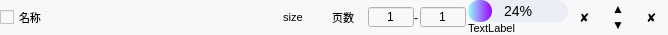
<?xml version="1.0" encoding="UTF-8"?>
<ui version="4.0">
 <class>file_item_widget</class>
 <widget class="QWidget" name="file_item_widget">
  <property name="geometry">
   <rect>
    <x>0</x>
    <y>0</y>
    <width>668</width>
    <height>34</height>
   </rect>
  </property>
  <property name="acceptDrops">
   <bool>true</bool>
  </property>
  <property name="windowTitle">
   <string>Form</string>
  </property>
  <property name="styleSheet">
   <string notr="true">QWidget{
	background: rgb(248,248,251);
}

QPushButton{
    border-radius: 5px;
    border:none;
	padding:0px;
}
QPushButton:hover { 
    color: rgb(148,133,247)
}
QCommandLinkButton{
    background-color: rgb(250,252,253);
    border-radius: 5px;
    padding: 8px;
    border:none;
}
QProgressBar{
    font-family: 'Arial Unicode MS';
    height:22px;
    text-align:center;
    font-size:14px;
    color:black;
    border-radius:11px;
    background:#EBEEF5;
}
QProgressBar::chunk{
    border-radius:11px;
    background:qlineargradient(spread:pad,x1:0,y1:0,x2:1,y2:0,stop:0 #99ffff,stop:1 #9900ff);
}</string>
  </property>
  <layout class="QHBoxLayout" name="horizontalLayout_3">
   <property name="spacing">
    <number>0</number>
   </property>
   <property name="leftMargin">
    <number>0</number>
   </property>
   <property name="topMargin">
    <number>0</number>
   </property>
   <property name="rightMargin">
    <number>0</number>
   </property>
   <property name="bottomMargin">
    <number>0</number>
   </property>
   <item>
    <widget class="QCheckBox" name="checkBox_name">
     <property name="sizePolicy">
      <sizepolicy hsizetype="Expanding" vsizetype="Fixed">
       <horstretch>0</horstretch>
       <verstretch>0</verstretch>
      </sizepolicy>
     </property>
     <property name="font">
      <font>
       <pointsize>8</pointsize>
      </font>
     </property>
     <property name="cursor">
      <cursorShape>PointingHandCursor</cursorShape>
     </property>
     <property name="text">
      <string>名称</string>
     </property>
    </widget>
   </item>
   <item>
    <widget class="QLabel" name="label_size">
     <property name="minimumSize">
      <size>
       <width>50</width>
       <height>0</height>
      </size>
     </property>
     <property name="maximumSize">
      <size>
       <width>50</width>
       <height>16777215</height>
      </size>
     </property>
     <property name="font">
      <font>
       <pointsize>8</pointsize>
      </font>
     </property>
     <property name="text">
      <string>size</string>
     </property>
     <property name="alignment">
      <set>Qt::AlignCenter</set>
     </property>
    </widget>
   </item>
   <item>
    <widget class="QLabel" name="label_page_num">
     <property name="minimumSize">
      <size>
       <width>50</width>
       <height>0</height>
      </size>
     </property>
     <property name="maximumSize">
      <size>
       <width>50</width>
       <height>16777215</height>
      </size>
     </property>
     <property name="font">
      <font>
       <pointsize>8</pointsize>
      </font>
     </property>
     <property name="text">
      <string>页数</string>
     </property>
     <property name="alignment">
      <set>Qt::AlignCenter</set>
     </property>
    </widget>
   </item>
   <item>
    <widget class="QWidget" name="widget_3" native="true">
     <property name="minimumSize">
      <size>
       <width>100</width>
       <height>0</height>
      </size>
     </property>
     <property name="maximumSize">
      <size>
       <width>100</width>
       <height>16777215</height>
      </size>
     </property>
     <layout class="QHBoxLayout" name="horizontalLayout_2">
      <property name="spacing">
       <number>0</number>
      </property>
      <property name="leftMargin">
       <number>0</number>
      </property>
      <property name="topMargin">
       <number>0</number>
      </property>
      <property name="rightMargin">
       <number>0</number>
      </property>
      <property name="bottomMargin">
       <number>0</number>
      </property>
      <item>
       <widget class="QSpinBox" name="spinBox_start">
        <property name="sizePolicy">
         <sizepolicy hsizetype="Fixed" vsizetype="Fixed">
          <horstretch>0</horstretch>
          <verstretch>0</verstretch>
         </sizepolicy>
        </property>
        <property name="minimumSize">
         <size>
          <width>46</width>
          <height>0</height>
         </size>
        </property>
        <property name="maximumSize">
         <size>
          <width>46</width>
          <height>16777215</height>
         </size>
        </property>
        <property name="alignment">
         <set>Qt::AlignCenter</set>
        </property>
        <property name="buttonSymbols">
         <enum>QAbstractSpinBox::NoButtons</enum>
        </property>
        <property name="minimum">
         <number>1</number>
        </property>
       </widget>
      </item>
      <item>
       <widget class="QLabel" name="label_2">
        <property name="sizePolicy">
         <sizepolicy hsizetype="Minimum" vsizetype="Preferred">
          <horstretch>0</horstretch>
          <verstretch>0</verstretch>
         </sizepolicy>
        </property>
        <property name="minimumSize">
         <size>
          <width>6</width>
          <height>0</height>
         </size>
        </property>
        <property name="maximumSize">
         <size>
          <width>6</width>
          <height>16777215</height>
         </size>
        </property>
        <property name="text">
         <string>-</string>
        </property>
       </widget>
      </item>
      <item>
       <widget class="QSpinBox" name="spinBox_end">
        <property name="sizePolicy">
         <sizepolicy hsizetype="Fixed" vsizetype="Fixed">
          <horstretch>0</horstretch>
          <verstretch>0</verstretch>
         </sizepolicy>
        </property>
        <property name="minimumSize">
         <size>
          <width>46</width>
          <height>0</height>
         </size>
        </property>
        <property name="maximumSize">
         <size>
          <width>46</width>
          <height>16777215</height>
         </size>
        </property>
        <property name="alignment">
         <set>Qt::AlignCenter</set>
        </property>
        <property name="buttonSymbols">
         <enum>QAbstractSpinBox::NoButtons</enum>
        </property>
        <property name="minimum">
         <number>1</number>
        </property>
       </widget>
      </item>
     </layout>
    </widget>
   </item>
   <item>
    <widget class="QWidget" name="widget" native="true">
     <property name="minimumSize">
      <size>
       <width>100</width>
       <height>0</height>
      </size>
     </property>
     <property name="maximumSize">
      <size>
       <width>100</width>
       <height>16777215</height>
      </size>
     </property>
     <layout class="QVBoxLayout" name="verticalLayout">
      <property name="spacing">
       <number>0</number>
      </property>
      <property name="leftMargin">
       <number>0</number>
      </property>
      <property name="topMargin">
       <number>0</number>
      </property>
      <property name="rightMargin">
       <number>0</number>
      </property>
      <property name="bottomMargin">
       <number>0</number>
      </property>
      <item>
       <widget class="QProgressBar" name="progressBar">
        <property name="value">
         <number>24</number>
        </property>
       </widget>
      </item>
      <item>
       <widget class="QLabel" name="label_result">
        <property name="font">
         <font>
          <pointsize>8</pointsize>
         </font>
        </property>
        <property name="text">
         <string>TextLabel</string>
        </property>
       </widget>
      </item>
     </layout>
    </widget>
   </item>
   <item>
    <widget class="QWidget" name="widget_2" native="true">
     <property name="minimumSize">
      <size>
       <width>100</width>
       <height>0</height>
      </size>
     </property>
     <property name="maximumSize">
      <size>
       <width>100</width>
       <height>16777215</height>
      </size>
     </property>
     <layout class="QHBoxLayout" name="horizontalLayout">
      <property name="spacing">
       <number>0</number>
      </property>
      <property name="leftMargin">
       <number>0</number>
      </property>
      <property name="topMargin">
       <number>0</number>
      </property>
      <property name="rightMargin">
       <number>0</number>
      </property>
      <property name="bottomMargin">
       <number>0</number>
      </property>
      <item>
       <widget class="QPushButton" name="btn_open">
        <property name="cursor">
         <cursorShape>PointingHandCursor</cursorShape>
        </property>
        <property name="text">
         <string>✘</string>
        </property>
       </widget>
      </item>
      <item>
       <layout class="QVBoxLayout" name="verticalLayout_2">
        <property name="spacing">
         <number>0</number>
        </property>
        <item>
         <widget class="QPushButton" name="btn_up">
          <property name="cursor">
           <cursorShape>PointingHandCursor</cursorShape>
          </property>
          <property name="text">
           <string>▲</string>
          </property>
         </widget>
        </item>
        <item>
         <widget class="QPushButton" name="btn_down">
          <property name="cursor">
           <cursorShape>PointingHandCursor</cursorShape>
          </property>
          <property name="text">
           <string>▼</string>
          </property>
         </widget>
        </item>
       </layout>
      </item>
      <item>
       <widget class="QPushButton" name="btn_delete">
        <property name="cursor">
         <cursorShape>PointingHandCursor</cursorShape>
        </property>
        <property name="text">
         <string>✘</string>
        </property>
       </widget>
      </item>
     </layout>
    </widget>
   </item>
  </layout>
 </widget>
 <resources/>
 <connections/>
</ui>
